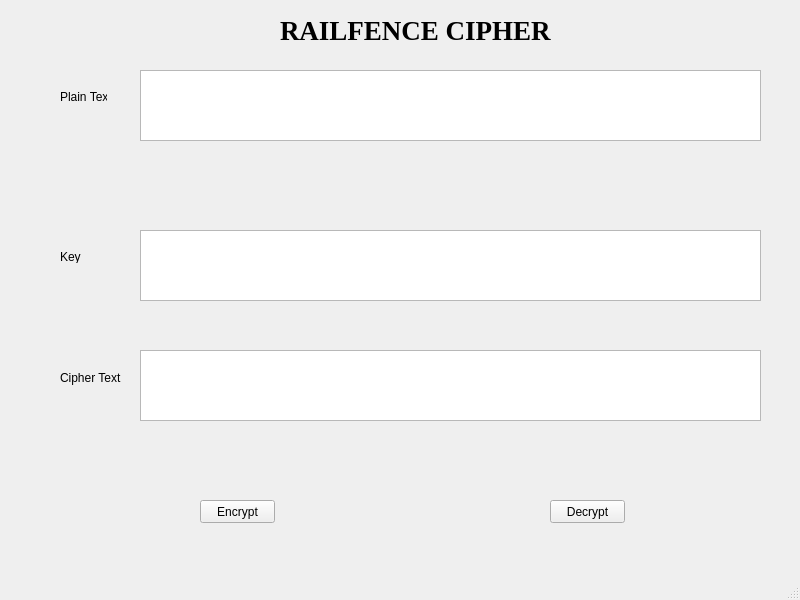
<?xml version="1.0" encoding="UTF-8"?>
<ui version="4.0">
 <class>MainWindow</class>
 <widget class="QMainWindow" name="MainWindow">
  <property name="geometry">
   <rect>
    <x>0</x>
    <y>0</y>
    <width>800</width>
    <height>600</height>
   </rect>
  </property>
  <property name="windowTitle">
   <string>MainWindow</string>
  </property>
  <widget class="QWidget" name="centralwidget">
   <widget class="QPlainTextEdit" name="txt_plain_text">
    <property name="geometry">
     <rect>
      <x>140</x>
      <y>70</y>
      <width>621</width>
      <height>71</height>
     </rect>
    </property>
   </widget>
   <widget class="QLabel" name="label">
    <property name="geometry">
     <rect>
      <x>60</x>
      <y>90</y>
      <width>47</width>
      <height>13</height>
     </rect>
    </property>
    <property name="text">
     <string>Plain Text</string>
    </property>
   </widget>
   <widget class="QPushButton" name="btn_encrypt">
    <property name="geometry">
     <rect>
      <x>200</x>
      <y>500</y>
      <width>75</width>
      <height>23</height>
     </rect>
    </property>
    <property name="text">
     <string>Encrypt</string>
    </property>
   </widget>
   <widget class="QLabel" name="label_3">
    <property name="geometry">
     <rect>
      <x>280</x>
      <y>20</y>
      <width>281</width>
      <height>21</height>
     </rect>
    </property>
    <property name="font">
     <font>
      <family>Times New Roman</family>
      <pointsize>20</pointsize>
      <weight>75</weight>
      <bold>true</bold>
     </font>
    </property>
    <property name="text">
     <string>RAILFENCE CIPHER</string>
    </property>
   </widget>
   <widget class="QLabel" name="label_2">
    <property name="geometry">
     <rect>
      <x>60</x>
      <y>250</y>
      <width>47</width>
      <height>13</height>
     </rect>
    </property>
    <property name="text">
     <string>Key</string>
    </property>
   </widget>
   <widget class="QPlainTextEdit" name="txt_key">
    <property name="geometry">
     <rect>
      <x>140</x>
      <y>230</y>
      <width>621</width>
      <height>71</height>
     </rect>
    </property>
   </widget>
   <widget class="QPushButton" name="btn_decrypt">
    <property name="geometry">
     <rect>
      <x>550</x>
      <y>500</y>
      <width>75</width>
      <height>23</height>
     </rect>
    </property>
    <property name="text">
     <string>Decrypt</string>
    </property>
   </widget>
   <widget class="QLabel" name="label_4">
    <property name="geometry">
     <rect>
      <x>60</x>
      <y>370</y>
      <width>61</width>
      <height>16</height>
     </rect>
    </property>
    <property name="text">
     <string>Cipher Text</string>
    </property>
   </widget>
   <widget class="QPlainTextEdit" name="txt_cipher_text">
    <property name="geometry">
     <rect>
      <x>140</x>
      <y>350</y>
      <width>621</width>
      <height>71</height>
     </rect>
    </property>
   </widget>
  </widget>
  <widget class="QMenuBar" name="menubar">
   <property name="geometry">
    <rect>
     <x>0</x>
     <y>0</y>
     <width>800</width>
     <height>21</height>
    </rect>
   </property>
  </widget>
  <widget class="QStatusBar" name="statusbar"/>
 </widget>
 <resources/>
 <connections/>
</ui>
